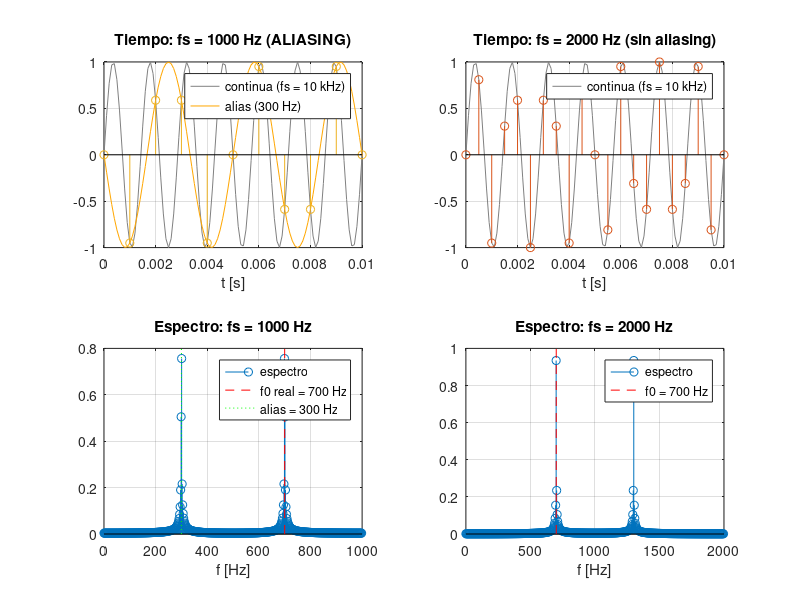

Write MATLAB code to recreate this figure.
% 16_aliasing_fft.m
% Tema 3 - Aliasing observado con la FFT.
% Compara la misma señal muestreada por debajo y por encima de Nyquist.
% Ejecutar:  octave-cli 16_aliasing_fft.m
%
% Referencias:
%   - Tema 1: muestreo y Nyquist (fs >= 2*fmax).

clear; close all; clc;

f0 = 700;        % frecuencia del seno [Hz]
fs_low = 1000;   % baja fs: f0 > fs/2 -> aliasing
fs_high = 2000;  % alta fs: f0 < fs/2 -> sin aliasing
N = 512;

% ---------- Muestras con fs baja (aliasing) ----------
n_low = 0:N-1;
t_low = n_low / fs_low;
x_low = sin(2*pi*f0*t_low);

% ---------- Muestras con fs alta (sin aliasing) ----------
n_high = 0:N-1;
t_high = n_high / fs_high;
x_high = sin(2*pi*f0*t_high);

% ---------- FFTs (rango completo) ----------
X_low = fft(x_low);
X_high = fft(x_high);
f_low = (0:N-1)*fs_low/N;
f_high = (0:N-1)*fs_high/N;

falias = abs(f0 - fs_low);

fprintf('============================================================\n');
fprintf('ALIASING: COMPARACION EN TIEMPO Y FRECUENCIA\n');
fprintf('============================================================\n');
fprintf('f0 = %d Hz\n', f0);
fprintf('fs_baja = %d Hz (fs/2 = %d) -> ALIASING\n', fs_low, fs_low/2);
fprintf('fs_alta = %d Hz (fs/2 = %d) -> SIN ALIASING\n', fs_high, fs_high/2);
fprintf('alias esperado: |f0 - fs_baja| = %d Hz\n', falias);

[~, kmax_low] = max(abs(X_low));
[~, kmax_high] = max(abs(X_high));
fprintf('pico con fs_baja en %.0f Hz\n', f_low(kmax_low));
fprintf('pico con fs_alta en %.0f Hz\n', f_high(kmax_high));

% ---------- Señal continua de referencia (fs = 10 kHz) ----------
fs_ref = 10000;
t_ref = 0:1/fs_ref:max(t_low(end), t_high(end));
x_ref = sin(2*pi*f0*t_ref);
x_alias = -sin(2*pi*falias*t_ref);  % fase invertida 180° para alinear con las muestras

% ---------- Graficas ----------
figure;

% Tiempo: fs baja
subplot(2,2,1);
plot(t_ref, x_ref, 'Color', [0.5 0.5 0.5]); hold on;
plot(t_ref, x_alias, 'Color', [1 0.65 0]);
stem(t_low, x_low);
title(sprintf('Tiempo: fs = %d Hz (ALIASING)', fs_low));
xlabel('t [s]'); legend('continua (fs = 10 kHz)', sprintf('alias (%d Hz)', falias)); xlim([0 0.01]); grid on;

% Tiempo: fs alta
subplot(2,2,2);
plot(t_ref, x_ref, 'Color', [0.5 0.5 0.5]); hold on;
stem(t_high, x_high);
title(sprintf('Tiempo: fs = %d Hz (sin aliasing)', fs_high));
xlabel('t [s]'); legend('continua (fs = 10 kHz)'); xlim([0 0.01]); grid on;

% Frecuencia: fs baja
subplot(2,2,3);
stem(f_low, abs(X_low)*2/N); hold on;
plot([f0 f0], ylim, 'r--');
plot([falias falias], ylim, 'g:');
legend('espectro', sprintf('f0 real = %d Hz', f0), sprintf('alias = %d Hz', falias));
title(sprintf('Espectro: fs = %d Hz', fs_low));
xlabel('f [Hz]'); grid on;

% Frecuencia: fs alta
subplot(2,2,4);
stem(f_high, abs(X_high)*2/N); hold on;
plot([f0 f0], ylim, 'r--');
legend('espectro', sprintf('f0 = %d Hz', f0));
title(sprintf('Espectro: fs = %d Hz', fs_high));
xlabel('f [Hz]'); grid on;
